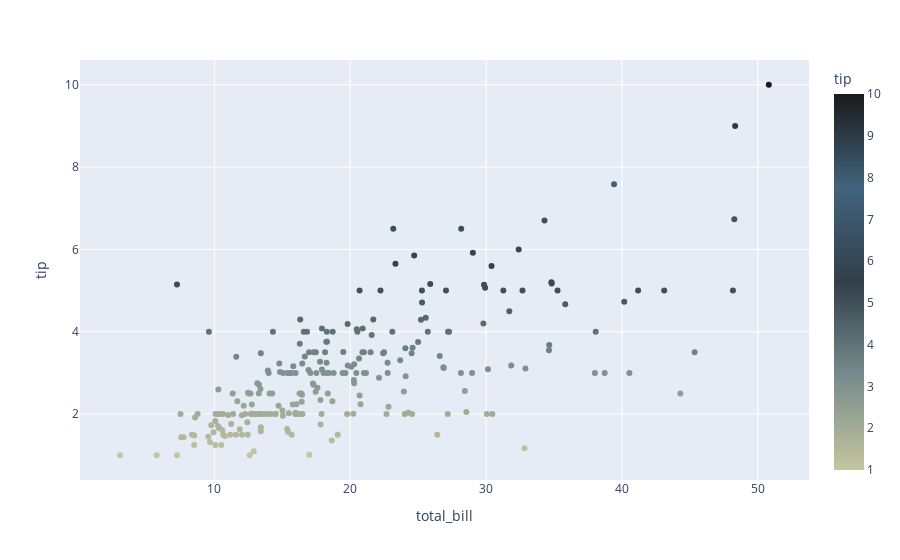

This figure's notebook cell:
### Markdown cell above
`plotly` generally uses arguments to the `color_discrete_sequence` or `color_continuous_scale` in order to specify colormaps. By default, `plotly` handles a lot of the backend colormaps parsing on its own, so simply pluggin in the `cmap.plotly` colormap available into either field will suffice

### Code cell
# reuse same dataset as `seaborn` example for a continuous color scale
# apply colormap to `color_continuous_scale`
fig = px.scatter(tips, x="total_bill", y="tip", color="tip", color_continuous_scale=vg.plotly)
fig.show()

### Figure 1 — Plotly figure (JSON) as saved in the notebook; plotly's stock layout.template omitted (floating-point values rounded to 4 significant figures; data arrays with more than 128 entries replaced by an {"elided": "..."} marker saying what was removed)
{"data": [{"hovertemplate": "total_bill=%{x}<br>tip=%{marker.color}<extra></extra>", "legendgroup": "", "marker": {"color": {"elided": "244 float values"}, "coloraxis": "coloraxis", "symbol": "circle"}, "mode": "markers", "name": "", "orientation": "v", "showlegend": false, "type": "scatter", "x": {"elided": "244 float values"}, "xaxis": "x", "y": {"elided": "244 float values"}, "yaxis": "y"}], "layout": {"coloraxis": {"colorbar": {"title": {"text": "tip"}}, "colorscale": [[0, "#c5c59f"], [0.25, "#778c8d"], [0.5, "#323f49"], [0.75, "#41637c"], [1, "#1c1b1b"]]}, "legend": {"tracegroupgap": 0}, "margin": {"t": 60}, "xaxis": {"anchor": "y", "domain": [0, 1], "title": {"text": "total_bill"}}, "yaxis": {"anchor": "x", "domain": [0, 1], "title": {"text": "tip"}}}}
